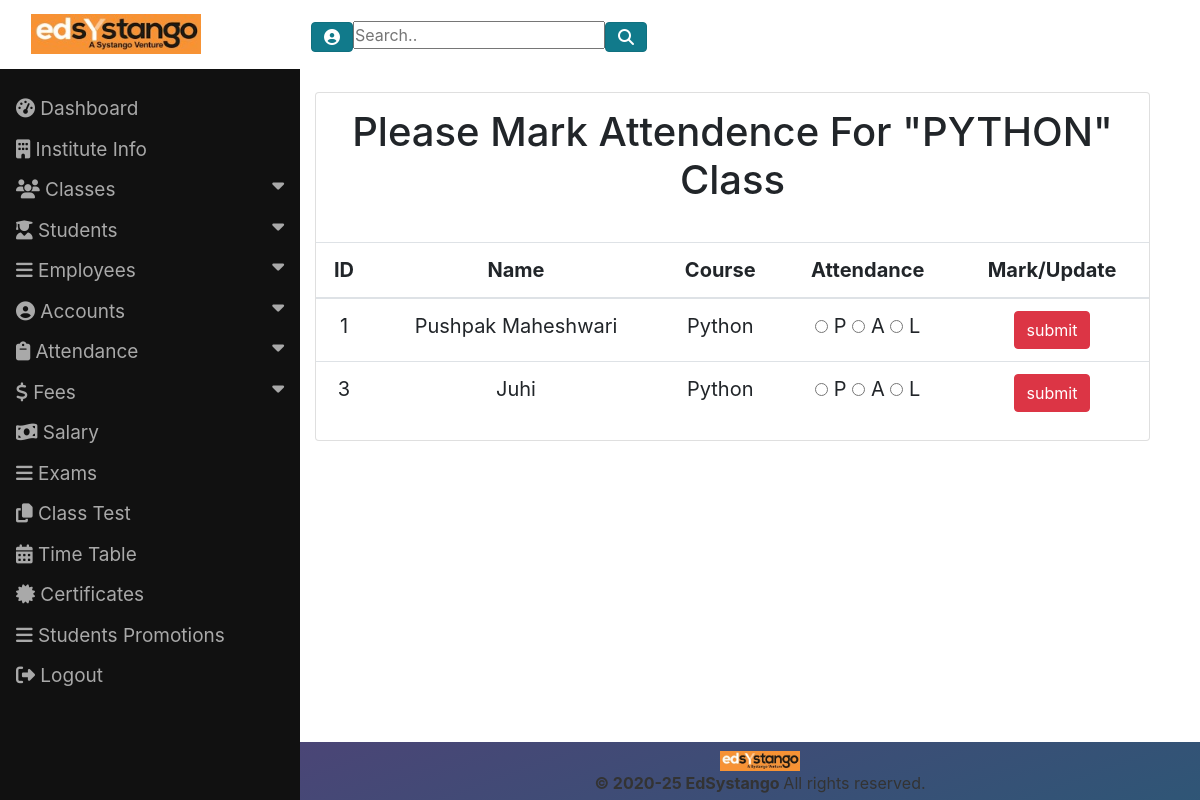
The page /studentattendance/1 (signed in) on the database its author committed.
### EDApp/models.py (models this page shows, shortened)
class EdsysClass(models.Model):
    name = models.CharField(max_length = 50)
    fee = models.IntegerField()
    def __str__(self):
        return self.name

class Students(models.Model):
    name_of_student = models.CharField(max_length=100)
    registration_number = models.CharField(max_length=50)
    mobile_number = models.CharField(max_length=20)
    adminssion_date = models.DateTimeField(auto_now_add=True)
    dob = models.DateField(max_length=8)
    gender = models.CharField(max_length=6, choices=GENDER_CHOICES, default="")
    address = models.CharField(max_length=300)
    father_name = models.CharField(max_length=100)
    mother_name = models.CharField(max_length=100, default="")
    father_occupation = models.CharField(max_length=50)
    mother_occupation = models.CharField(max_length=50, default="")
    father_mobile_number = models.CharField(max_length=20)
    username = models.CharField(max_length=50, default="")
    password = models.CharField(max_length=50, default="")
    name_of_class = models.ForeignKey(EdsysClass,on_delete = models.CASCADE, default="")

### EDApp/views.py (the view, shortened to what this page needs)
# urls.py: path('studentattendance/<int:pk>', views.StudentAttendance, name='student_attendance'),
def StudentAttendance(request, pk):
    allclass = EdsysClass.objects.get(id=pk)
    return render(request, 'EDApp/studentattendance.html', {'allclass':allclass})

### templates/EDApp/studentattendance.html (shortened to what this page needs)
{% extends 'EDApp/commonpage.html' %}
{% block parentblock %}
{% load static %}
{% load crispy_forms_tags %}
<br>
<div class="row">
  <div class="col-md-6 col-xl-12">
      <div class="card style="text-align:center"">
        <div class="content" style="text-align:center;margin-top:15px;">
          <h1 align=center>Please Mark Attendence For "{{allclass|upper}}" Class</h1> <br>
          <table class="table table-hover">
    <thead>
      <tr>
        <th>ID</th>   <th>Name</th>   <th>Course</th>   <th>Attendance</th>   <th>Mark/Update</th>
      </tr>
    </thead>
{% if allclass %}
  {% for student in allclass.students_set.all %}
  <form id="form" method="post">
  <tr>
    <td name="studentid" id="studentid">{{student.id}}</td>
    <td name="studentname" id="studentname">{{student.name_of_student}}</td>
    <td name="class" id="class">{{allclass}}</td>
    <td>
        <input type="radio" name="x" id="present{{student.id}}" value="P">
        <label for="present{{student.id}}">P</label>
        <input type="radio" name="x" id="absent{{student.id}}" value="A">
        <label for="absent{{student.id}}">A</label>
        <input type="radio" name="x" id="leave{{student.id}}" value="L">
        <label for="leave{{student.id}}">L</label>
    </td>
  <td>
     <input type="submit" id="submit" class="btn btn-danger" name="submit" value="submit">
   </td>
</form>
  {% endfor %}
{% endif %}
</table>
</div>
</div>
</div>
</div>
{% endblock %}

### static/css/main.css (style rules this page uses)
* { padding: 0; margin: 0; }
body { background-image: url("https://blog.hdwallsource.com/wp-content/uploads/2014/11/gradient-background-26046-26731-hd-wallpapers.jpg.png"); background-size: 100%; }

### templates/EDApp/studentattendance.html (style rules this page uses)
.row { margin-left: 250px; font-size: 20px; padding: 0px 50px; }

### rows shown on the page
EdsysClass: name "PYTHON", name "Python"
Students: id "1", name_of_student "Pushpak Maheshwari"
Students: id "3", name_of_student "Juhi"
